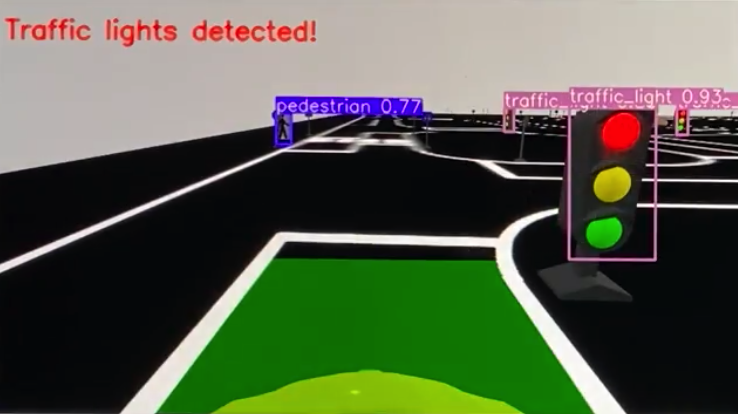
#> input picture detection_example.png, 738 x 414 px
$ python -i lane_keeping.py   (imports and definitions only)   (older library calls are emulated)
#> lines starting #> are read from the running program, lines starting #| are printed output that depends on the picture; after the words box and inside, x2 and y2 are one past the last pixel; in counts of white or black regions, pixels touching at a corner belong together
#!/usr/bin/env python
# -*- coding: UTF-8 -*-

import cv2
import numpy as np
import math

#图像检测单元
#检测视野中的车道线， 停止线
#返回车相对车道线中心的误差，车道线的曲率，以及可视化车道线
class Keeper:
    def __init__(self):

        pass


    def stop_line(self,img):

        self.height = img.shape[0]
        self.width = img.shape[1]

        self.binary = self.preprocessing(img)
        #self.binary = self.binary[200:self.height-1,200:620]

        edges = cv2.Canny(img, 80, 120)
        edges[:150,:] = 0
        lines = cv2.HoughLinesP(edges, 1, math.pi/2, 5, None, 20, 1)

        if lines is not None:
            for line in lines[0]:
                pt1 = (line[0],line[1])
                pt2 = (line[2],line[3])
                #mid_point =  (line[2] - line[0]) // 2 +  line[0]


                #self.err = self.width // 2  -  mid_point
                #if -20 < self.err < 20 and -10 < line[3] - line[1] < 10:

                cv2.line(img, pt1, pt2, (0,0,255), 3)

        cv2.imshow("12", edges)

        return


    # [27 lines left out: function get_result, not called in this run]


    def preprocessing(self,img):

        self.gray = cv2.cvtColor(img, cv2.COLOR_RGB2GRAY)
        self.blur = cv2.GaussianBlur(self.gray,(5,5),0)
        self.ret,self.thresh = cv2.threshold(self.blur,127,255,cv2.THRESH_BINARY)
    # [11 lines of commented-out code are left out]
        return self.thresh

    # [154 lines left out: functions perspective_transform, find_line_fit, calculate_pos, get_fit_xy, project_back, not called in this run]

>>> import cv2
>>> picture = cv2.cvtColor(cv2.imread('../detection_example.png'), cv2.COLOR_BGR2RGB)
>>> result = Keeper().stop_line(picture)
#> in preprocessing, `self.gray = cv2.cvtColor(img, cv2.COLOR_RGB2GRAY)`:
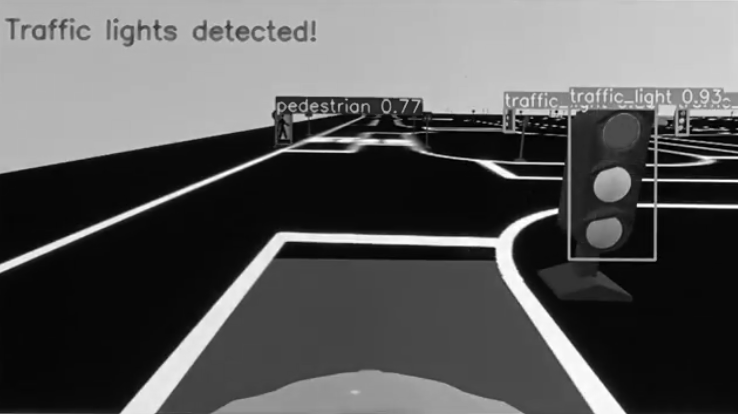
#> self.gray: shape (414, 738); min 0, max 255, mean 90.1
#> in preprocessing, `self.ret,self.thresh = cv2.threshold(self.blur,127,255,cv2.THRESH_BINA..`:
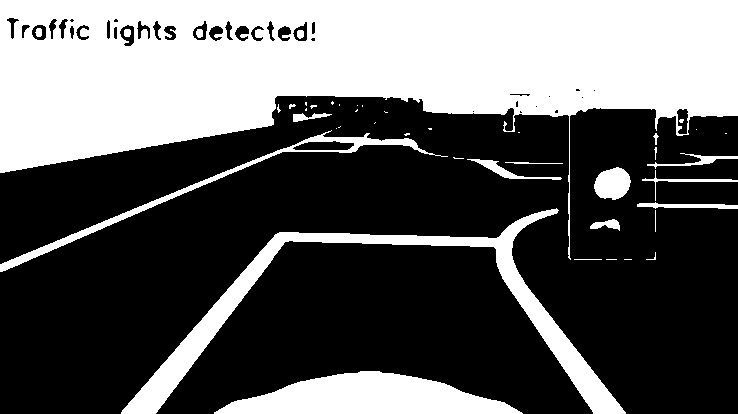
#> self.thresh: shape (414, 738); 37.7% white; 44 white regions (23 under 20 px), largest, box (x1, y1, x2, y2) and area: (0, 0, 738, 260) 89171, (121, 208, 626, 414) 11467, (214, 371, 523, 414) 8358
#> in stop_line, `edges = cv2.Canny(img, 80, 120)`:
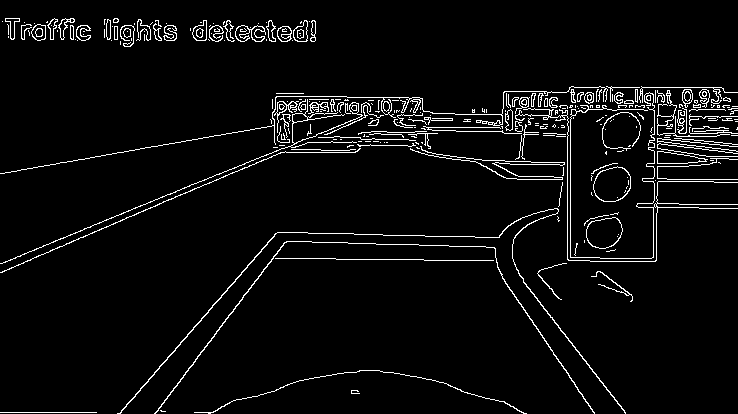
#> edges: shape (414, 738); 4.4% white in thin lines or dots
#> in stop_line, `edges[:150,:] = 0`:
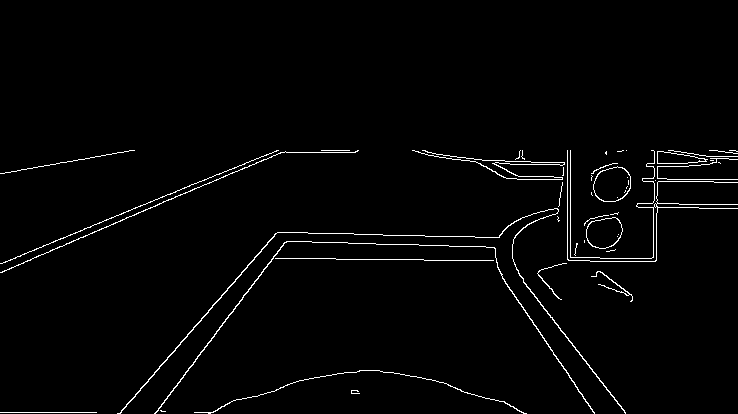
#> edges: shape (414, 738); 1.9% white in thin lines or dots, all inside (x1, y1, x2, y2) = (0, 150, 738, 414)
#> in stop_line, `lines = cv2.HoughLinesP(edges, 1, math.pi/2, 5, None, 20, 1)`: lines = 41 rows, first 6: [679, 204, 737, 204], [280, 152, 355, 152], [449, 246, 485, 246], [510, 164, 559, 164], [0, 412, 96, 412], [567, 259, 567, 150]
#> the loop in stop_line, `for line in lines[0]:` made 1 pass
#> after the loop in stop_line, `for line in lines[0]:`:
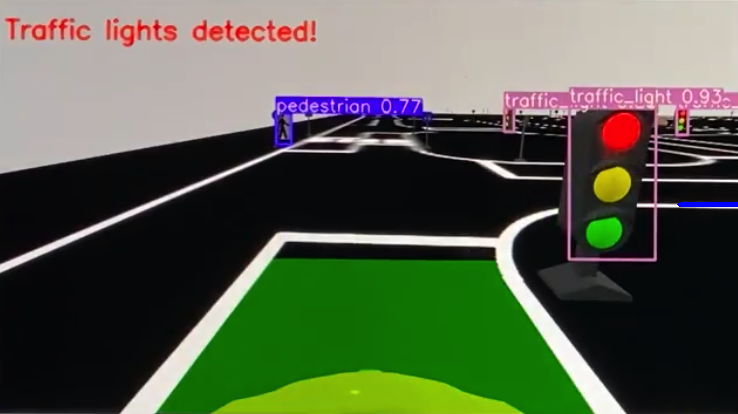
#> img: shape (414, 738, 3); mean R, G, B 86.3, 94.7, 74.7
